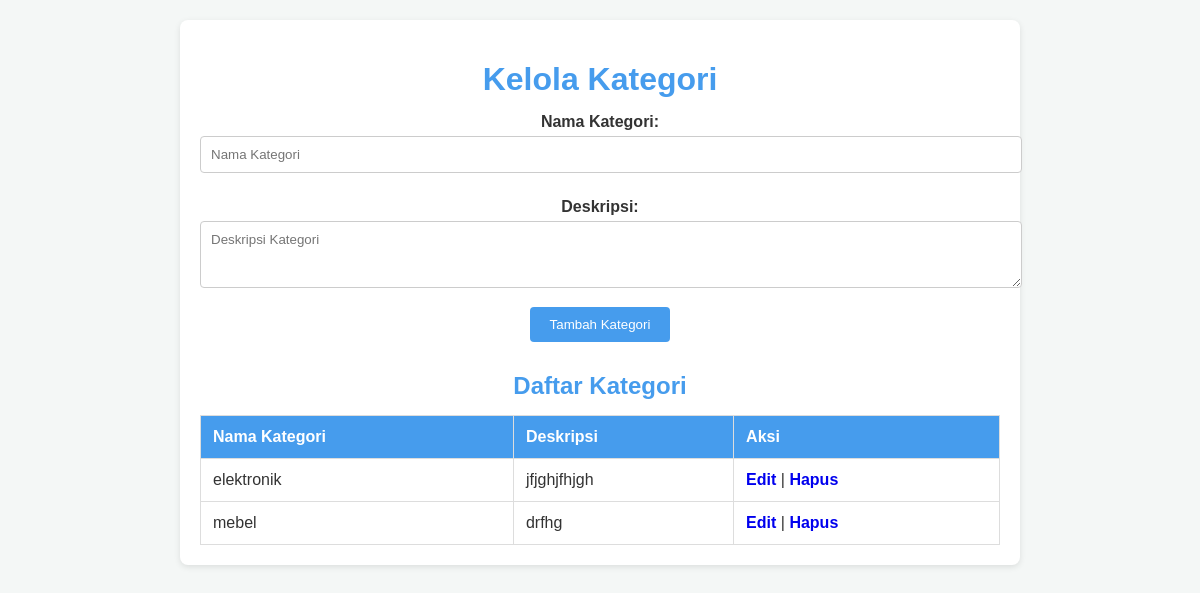
The page /kategori.php on the database its author committed.
### tables this page shows
CREATE TABLE `categories` (
  `id` int(11) NOT NULL,
  `name` varchar(100) NOT NULL,
  `description` text DEFAULT NULL
);

### kategori.php (the view, shortened to what this page needs)
<?php
include "config.php";
$theme = isset($_SESSION['theme']) ? $_SESSION['theme'] : 'light';
$sql_categories = "SELECT * FROM categories";
$result_categories = $conn->query($sql_categories);
?>
<!DOCTYPE html>
<html lang="id">
<head>
</head>
<body class="<?php echo $theme; ?>">
  <div class="container">
    <h1>Kelola Kategori</h1>
    <form method="post">
      <label for="name">Nama Kategori:</label>
      <input type="text" name="name" placeholder="Nama Kategori" required>
      <label for="description">Deskripsi:</label>
      <textarea name="description" placeholder="Deskripsi Kategori" rows="3" required></textarea>
      <button type="submit">Tambah Kategori</button>
    </form>
    <h2>Daftar Kategori</h2>
    <table>
      <tr>
        <th>Nama Kategori</th>
        <th>Deskripsi</th>
        <th>Aksi</th>
      </tr>
      <?php if ($result_categories && $result_categories->num_rows > 0): ?>
        <?php while ($row = $result_categories->fetch_assoc()): ?>
          <tr>
            <td><?php echo htmlspecialchars($row['name']); ?></td>
            <td><?php echo htmlspecialchars($row['description']); ?></td>
            <td>
              <a href="edit_category.php?id=<?php echo $row['id']; ?>">Edit</a> |
              <a href="?delete_id=<?php echo $row['id']; ?>" onclick="return confirm('Apakah Anda yakin ingin menghapus kategori ini?');">Hapus</a>
            </td>
          </tr>
        <?php endwhile; ?>
      <?php else: ?>
        <tr><td colspan="3" style="text-align:center;">Tidak ada kategori</td></tr>
      <?php endif; ?>
    </table>
  </div>
</body>
</html>

### kategori.php (style rules this page uses)
body.light { background: #f4f7f6; color: #333; }
body.light .container { background: #fff; }
body.light h1, body.light h2 { color: #469ced; }
body.light form button, body.light table th { background: #469ced; color: #fff; }
body, input, button, textarea, table { font-family: Arial, sans-serif; }
.container { max-width: 800px; margin: 20px auto; padding: 20px; border-radius: 8px; box-shadow: 0 2px 6px rgba(0,0,0,0.1); }
h1, h2 { text-align: center; margin-bottom: 15px; }
form { text-align: center; margin-bottom: 30px; }
form label { font-weight: bold; display: block; margin: 10px 0 5px; }
form input[type="text"], form textarea { width: 100%; padding: 10px; border: 1px solid #ccc; border-radius: 4px; margin-bottom: 15px; }
form button { padding: 10px 20px; border: none; border-radius: 4px; cursor: pointer; transition: background 0.3s ease; }
table { width: 100%; border-collapse: collapse; margin-top: 10px; }
table th, table td { padding: 12px; border: 1px solid #ddd; }
table th { text-align: left; }
table a { text-decoration: none; font-weight: bold; }

### rows shown on the page
categories: name "elektronik", description "jfjghjfhjgh"
categories: name "mebel", description "drfhg"
